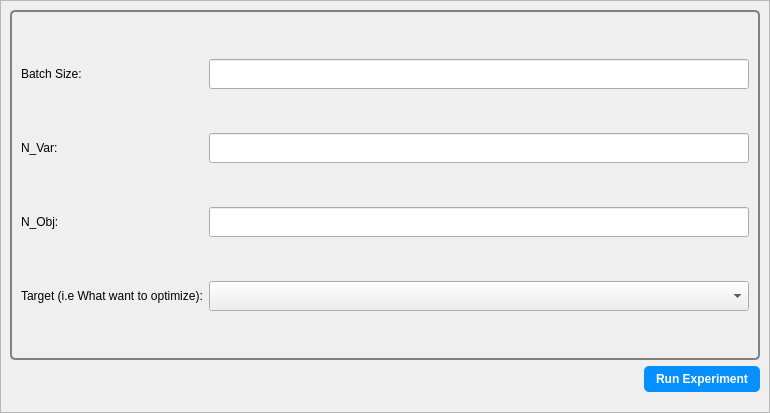
            <widget class="QWidget" name="batchPage">
             <property name="styleSheet">
              <string notr="true">QLabel{
	font:  12pt &quot;Calibri&quot;;
color:black;
}</string>
             </property>
             <layout class="QVBoxLayout" name="verticalLayout_28">
              <property name="leftMargin">
               <number>0</number>
              </property>
              <property name="topMargin">
               <number>0</number>
              </property>
              <property name="rightMargin">
               <number>0</number>
              </property>
              <property name="bottomMargin">
               <number>0</number>
              </property>
              <item>
               <widget class="QFrame" name="frame_31">
                <property name="frameShape">
                 <enum>QFrame::StyledPanel</enum>
                </property>
                <property name="frameShadow">
                 <enum>QFrame::Raised</enum>
                </property>
                <layout class="QVBoxLayout" name="verticalLayout_29">
                 <property name="bottomMargin">
                  <number>20</number>
                 </property>
                 <item alignment="Qt::AlignHCenter|Qt::AlignVCenter">
                  <widget class="QFrame" name="frame_32">
                   <property name="minimumSize">
                    <size>
                     <width>750</width>
                     <height>350</height>
                    </size>
                   </property>
                   <property name="styleSheet">
                    <string notr="true">#frame_32{
border:2px solid grey;
border-radius:5px;
}
</string>
                   </property>
                   <property name="frameShape">
                    <enum>QFrame::StyledPanel</enum>
                   </property>
                   <property name="frameShadow">
                    <enum>QFrame::Raised</enum>
                   </property>
                   <layout class="QGridLayout" name="gridLayout_5">
                    <item row="0" column="1">
                     <widget class="QLineEdit" name="txtBatchSize">
                      <property name="maximumSize">
                       <size>
                        <width>16777215</width>
                        <height>30</height>
                       </size>
                      </property>
                     </widget>
                    </item>
                    <item row="0" column="0">
                     <widget class="QLabel" name="label_14">
                      <property name="text">
                       <string>Batch Size:</string>
                      </property>
                     </widget>
                    </item>
                    <item row="3" column="0">
                     <widget class="QLabel" name="label_15">
                      <property name="text">
                       <string>Target (i.e What want to optimize):</string>
                      </property>
                     </widget>
                    </item>
                    <item row="1" column="0">
                     <widget class="QLabel" name="label_16">
                      <property name="text">
                       <string>N_Var:</string>
                      </property>
                     </widget>
                    </item>
                    <item row="2" column="0">
                     <widget class="QLabel" name="label_17">
                      <property name="text">
                       <string>N_Obj:</string>
                      </property>
                     </widget>
                    </item>
                    <item row="1" column="1">
                     <widget class="QLineEdit" name="txtNVar">
                      <property name="maximumSize">
                       <size>
                        <width>16777215</width>
                        <height>30</height>
                       </size>
                      </property>
                     </widget>
                    </item>
                    <item row="2" column="1">
                     <widget class="QLineEdit" name="txtNObj">
                      <property name="maximumSize">
                       <size>
                        <width>16777215</width>
                        <height>30</height>
                       </size>
                      </property>
                     </widget>
                    </item>
                    <item row="3" column="1">
                     <widget class="QComboBox" name="cmbxTarget">
                      <property name="maximumSize">
                       <size>
                        <width>16777215</width>
                        <height>30</height>
                       </size>
                      </property>
                     </widget>
                    </item>
                   </layout>
                  </widget>
                 </item>
                 <item alignment="Qt::AlignRight">
                  <widget class="QPushButton" name="btnRunExperiment">
                   <property name="styleSheet">
                    <string notr="true">QPushButton {
    color: white;                      /* Text color */
    padding: 6px 12px;                 /* Padding inside button */
    font-weight: bold;                 /* Bold text */
	background-color:#068fff;
	font:  12pt &quot;Calibri&quot;;
	border-radius:5px;

}</string>
                   </property>
                   <property name="text">
                    <string>Run Experiment</string>
                   </property>
                  </widget>
                 </item>
                </layout>
               </widget>
              </item>
             </layout>
            </widget>
